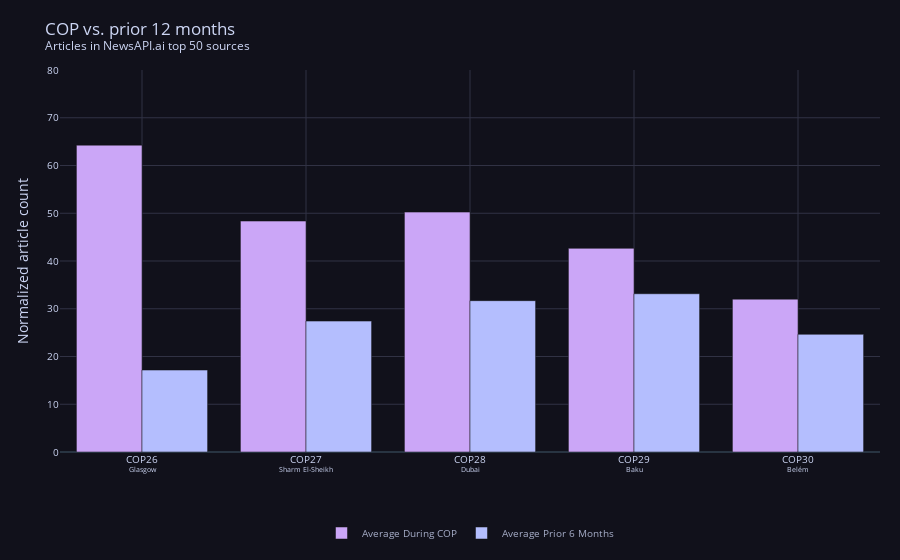

The cell this chart's notebook holds for it:
### Code cell
# Plot avg_during_cop vs avg_prior_6_months from cop_effect_df as grouped bar chart, 2021-2025
fig = go.Figure()
to_plot = cop_effect_df.iloc[5:]

fig.add_trace(
    go.Bar(
        x=to_plot.index,
        y=to_plot["avg_during_cop"],
        name="Average During COP",
        marker_color=mocha["mauve"],
    )
)
fig.add_trace(
    go.Bar(
        x=to_plot.index,
        y=to_plot["avg_prior_6_months"],
        name="Average Prior 6 Months",
        marker_color=mocha["lavender"],
    )
)

fig.update_layout(
    template="plotly_dark",
    paper_bgcolor=mocha["crust"],
    plot_bgcolor=mocha["crust"],
    font=dict(color=mocha["text"]),
    xaxis=dict(gridcolor=mocha["surface0"]),
    yaxis=dict(
        gridcolor=mocha["surface0"],
        title="Normalized article count",
    ),
    title="COP vs. prior 12 months<br><sup>Articles in NewsAPI.ai top 50 sources</sup>",
    margin=dict(l=60, r=20, t=70, b=20),
    barmode="group",
)

# Set hover to 1 decimal place with %
fig.update_traces(hovertemplate="%{y:.1f}%")

# Legend at bottom
fig.update_layout(
    legend=dict(
        orientation="h",
        yanchor="bottom",
        y=-0.25,
        xanchor="center",
        x=0.5,
        font=dict(size=10, color=mocha["subtext0"]),
    )
)

# Set ylim
fig.update_yaxes(range=[0, 80])

fig.write_html(
    "cop_effect_grouped.html",
    config={
        "displayModeBar": True,
        "displaylogo": False,
        "modeBarButtonsToRemove": [
            "pan2d",
            "lasso2d",
            "select2d",
            "zoom2d",
            "zoomIn2d",
            "zoomOut2d",
            "autoScale2d",
            "resetScale2d",
        ],
    },
)
# Smaller labels on x and y axes
fig.update_xaxes(tickfont=dict(size=10))
fig.update_yaxes(tickfont=dict(size=10))
fig.show()

### Figure 1 — Plotly figure (JSON) as saved in the notebook; plotly's stock layout.template omitted (floating-point values rounded to 4 significant figures)
{"data": [{"hovertemplate": "%{y:.1f}%", "marker": {"color": "#cba6f7"}, "name": "Average During COP", "type": "bar", "x": ["COP26<br><sup>Glasgow</sup>", "COP27<br><sup>Sharm El-Sheikh</sup>", "COP28<br><sup>Dubai</sup>", "COP29<br><sup>Baku</sup>", "COP30<br><sup>Belém</sup>"], "y": [64.26, 48.37, 50.24, 42.65, 32.01]}, {"hovertemplate": "%{y:.1f}%", "marker": {"color": "#b4befe"}, "name": "Average Prior 6 Months", "type": "bar", "x": ["COP26<br><sup>Glasgow</sup>", "COP27<br><sup>Sharm El-Sheikh</sup>", "COP28<br><sup>Dubai</sup>", "COP29<br><sup>Baku</sup>", "COP30<br><sup>Belém</sup>"], "y": [17.16, 27.42, 31.69, 33.14, 24.65]}], "layout": {"barmode": "group", "font": {"color": "#cdd6f4"}, "legend": {"font": {"color": "#a6adc8", "size": 10}, "orientation": "h", "x": 0.5, "xanchor": "center", "y": -0.25, "yanchor": "bottom"}, "margin": {"b": 20, "l": 60, "r": 20, "t": 70}, "paper_bgcolor": "#11111b", "plot_bgcolor": "#11111b", "title": {"text": "COP vs. prior 12 months<br><sup>Articles in NewsAPI.ai top 50 sources</sup>"}, "xaxis": {"gridcolor": "#313244", "tickfont": {"size": 10}}, "yaxis": {"gridcolor": "#313244", "range": [0, 80], "tickfont": {"size": 10}, "title": {"text": "Normalized article count"}}}}
